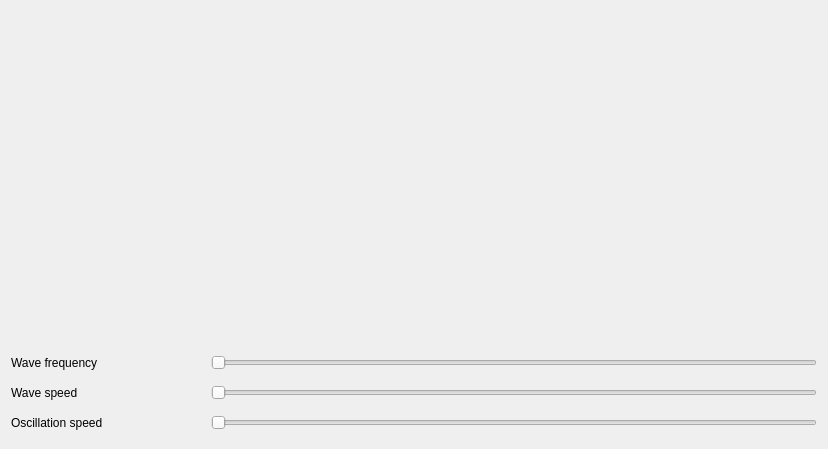
<?xml version="1.0" encoding="UTF-8"?>
<ui version="4.0">
 <class>WavyUi</class>
 <widget class="QWidget" name="WavyUi">
  <property name="geometry">
   <rect>
    <x>0</x>
    <y>0</y>
    <width>828</width>
    <height>449</height>
   </rect>
  </property>
  <property name="sizePolicy">
   <sizepolicy hsizetype="Expanding" vsizetype="Expanding">
    <horstretch>0</horstretch>
    <verstretch>0</verstretch>
   </sizepolicy>
  </property>
  <layout class="QVBoxLayout" name="verticalLayout">
   <property name="spacing">
    <number>10</number>
   </property>
   <item>
    <spacer name="verticalSpacer">
     <property name="orientation">
      <enum>Qt::Vertical</enum>
     </property>
     <property name="sizeHint" stdset="0">
      <size>
       <width>20</width>
       <height>40</height>
      </size>
     </property>
    </spacer>
   </item>
   <item>
    <layout class="QVBoxLayout" name="settings_layout">
     <property name="spacing">
      <number>0</number>
     </property>
     <property name="sizeConstraint">
      <enum>QLayout::SetDefaultConstraint</enum>
     </property>
     <item>
      <layout class="QHBoxLayout" name="wave_freq_layout">
       <item>
        <widget class="QLabel" name="wave_freq_label">
         <property name="minimumSize">
          <size>
           <width>200</width>
           <height>30</height>
          </size>
         </property>
         <property name="toolTip">
          <string>Will affect how many waves you will see</string>
         </property>
         <property name="text">
          <string>Wave frequency</string>
         </property>
        </widget>
       </item>
       <item>
        <widget class="QSlider" name="wave_freq_slider">
         <property name="orientation">
          <enum>Qt::Horizontal</enum>
         </property>
        </widget>
       </item>
      </layout>
     </item>
     <item>
      <layout class="QHBoxLayout" name="wave_speed_layout">
       <item>
        <widget class="QLabel" name="wave_speed_label">
         <property name="minimumSize">
          <size>
           <width>200</width>
           <height>30</height>
          </size>
         </property>
         <property name="toolTip">
          <string>Will affect the wave speed (left to right)</string>
         </property>
         <property name="text">
          <string>Wave speed</string>
         </property>
        </widget>
       </item>
       <item>
        <widget class="QSlider" name="wave_speed_slider">
         <property name="orientation">
          <enum>Qt::Horizontal</enum>
         </property>
        </widget>
       </item>
      </layout>
     </item>
     <item>
      <layout class="QHBoxLayout" name="oscillation_speed_layout">
       <property name="sizeConstraint">
        <enum>QLayout::SetDefaultConstraint</enum>
       </property>
       <item>
        <widget class="QLabel" name="oscillation_speed_label">
         <property name="minimumSize">
          <size>
           <width>200</width>
           <height>30</height>
          </size>
         </property>
         <property name="toolTip">
          <string>Will affect the wave duration</string>
         </property>
         <property name="text">
          <string>Oscillation speed</string>
         </property>
        </widget>
       </item>
       <item>
        <widget class="QSlider" name="oscillation_speed_slider">
         <property name="orientation">
          <enum>Qt::Horizontal</enum>
         </property>
        </widget>
       </item>
      </layout>
     </item>
    </layout>
   </item>
  </layout>
 </widget>
 <resources/>
 <connections/>
</ui>
